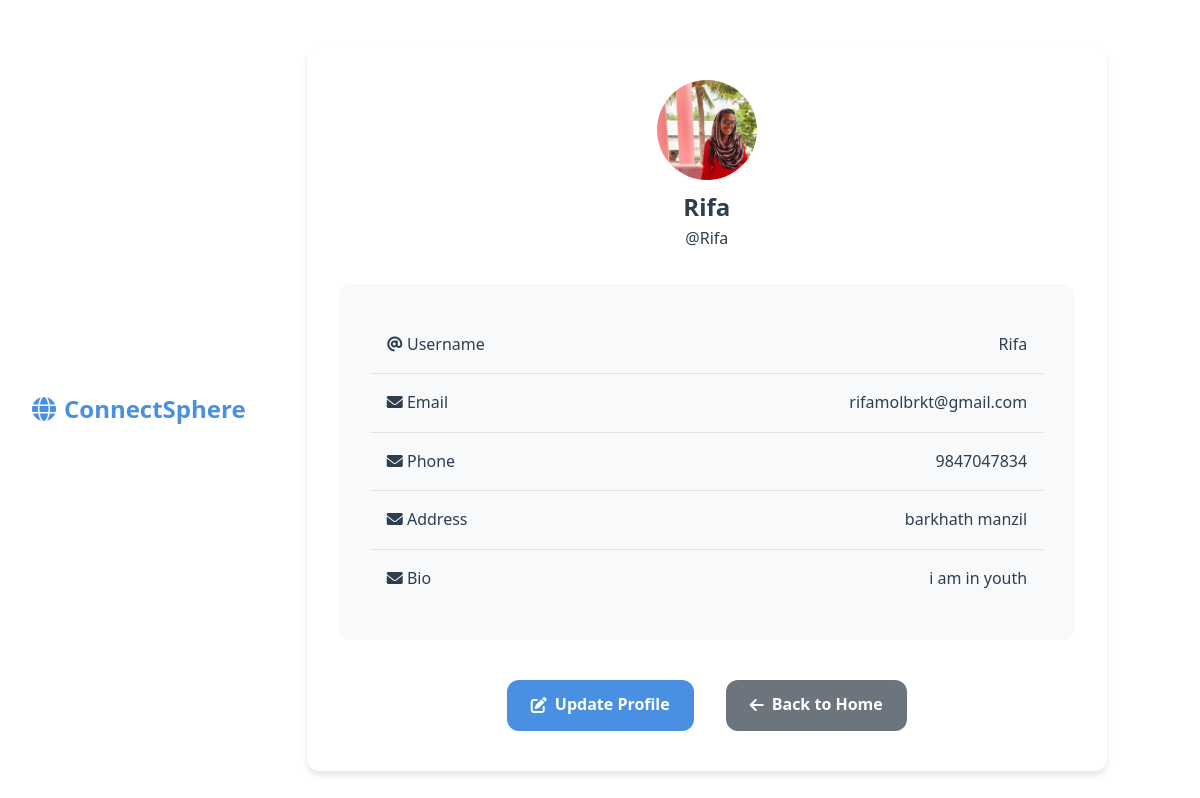
The page /profile/ (signed in) on the database its author committed.
### sphere/models.py (models this page shows, shortened)
class registration(models.Model):
    username = models.CharField(max_length=64)
    email = models.CharField(max_length=64)
    password = models.CharField(max_length=64)
    confirmpassword = models.CharField(max_length=64)
    phone_number = models.CharField(max_length=15, null=True, blank=True)
    address = models.TextField(null=True, blank=True)
    bio = models.TextField(null=True, blank=True)
    profilepic = models.ImageField(upload_to='profile_pics/', null=True, blank=True)
    class Meta:
        db_table = 'sphere_registration'

### sphere/views.py (the view)
# urls.py: path('profile/', views.profile_view, name='profile'),
def profile_view(request):
    if 'session1' in request.session:  # Check if user is logged in
        user_id = request.session['session1']
        user = registration.objects.get(id=user_id)
        profile_picture = user.profilepic.url if user.profilepic else None
        return render(request, 'profile.html', {'user': user, 'profile_picture': profile_picture})
    else:
        return redirect('login')

### sphere/templates/profile.html (shortened to what this page needs)
{% load static %}
<!DOCTYPE html>
<html lang="en">
<head>
    <link href="https://cdnjs.cloudflare.com/ajax/libs/font-awesome/6.0.0/css/all.min.css" rel="stylesheet">
</head>
<body>
    <nav class="navbar">
        <div class="nav-container">
            <a href="/" class="logo">
                <i class="fas fa-globe"></i>
                ConnectSphere
            </a>
    <div class="container">
        <div class="profile-header">
            {% if profile_picture %}
    <img src="{{ profile_picture }}" alt="Profile Picture" width="100" class="profile-img">
{% else %}
    <img src="{% static 'images/default-profile.png' %}" alt="Default Profile Picture" width="100">
{% endif %}
            <h2>{{ user.username }}</h2>
            <p class="text-muted">@{{ user.username }}</p>
        </div>
        <div class="profile-info">
            <div class="info-item">
                <span><i class="fas fa-at"></i> Username</span>
                <span>{{ user.username }}</span>
            </div>
            <div class="info-item">
                <span><i class="fas fa-envelope"></i> Email</span>
                <span>{{ user.email }}</span>
            </div>
            <div class="info-item">
                <span><i class="fas fa-envelope"></i> Phone</span>
                <span>{{ user.phone_number }}</span>
            </div>
            <div class="info-item">
                <span><i class="fas fa-envelope"></i> Address</span>
                <span>{{ user.address }}</span>
            </div>
            <div class="info-item">
                <span><i class="fas fa-envelope"></i> Bio</span>
                <span>{{ user.bio }}</span>
            </div>
        </div>
        <div class="button-group">
            <a href="{% url 'profile_update' %}" class="btn">
                <i class="fas fa-edit"></i> Update Profile
            </a>
            <a href="{% url 'homepage' %}" class="btn btn-secondary">
                <i class="fas fa-arrow-left"></i> Back to Home
            </a>
        </div>
    </div>
</body>
</html>

### sphere/templates/profile.html (style rules this page uses)
:root { --primary-color: #4a90e2; --secondary-color: #f8f9fa; --text-color: #2c3e50; --border-radius: 12px; --box-shadow: 0 4px 6px rgba(0, 0, 0, 0.1); }
* { margin: 0; padding: 0; box-sizing: border-box; transition: all 0.3s ease; }
body { font-family: 'Segoe UI', Tahoma, Geneva, Verdana, sans-serif; background: linear-gradient(135deg, #f5f7fa 0%, #c3cfe2 100%); color: var(--text-color); line-height: 1.6; min-height: 100vh; }
.navbar { background: white; padding: 1rem 2rem; box-shadow: var(--box-shadow); position: sticky; top: 0; z-index: 1000; }
.nav-container { max-width: 1200px; margin: 0 auto; display: flex; justify-content: space-between; align-items: center; }
.logo { font-size: 1.5rem; font-weight: 700; color: var(--primary-color); text-decoration: none; display: flex; align-items: center; gap: 0.5rem; }
.container { width: 90%; max-width: 800px; margin: 2rem auto; background: white; padding: 2rem; border-radius: var(--border-radius); box-shadow: var(--box-shadow); animation: slideIn 0.5s ease; }
.profile-header { text-align: center; margin-bottom: 2rem; animation: fadeIn 0.5s ease; }
.profile-info { background: var(--secondary-color); padding: 2rem; border-radius: var(--border-radius); margin-bottom: 2rem; animation: slideIn 0.5s ease 0.2s; opacity: 0; animation-fill-mode: forwards; }
.info-item { display: flex; justify-content: space-between; align-items: center; padding: 1rem; border-bottom: 1px solid #e0e0e0; transition: background-color 0.3s ease; }
.info-item:last-child { border-bottom: none; }
.btn { background: var(--primary-color); color: white; border: none; padding: 0.8rem 1.5rem; border-radius: var(--border-radius); cursor: pointer; font-weight: 600; text-decoration: none; display: inline-flex; align-items: center; gap: 0.5rem; margin: 0.5rem; transition: transform 0.3s ease, background-color 0.3s ease; }
.btn-secondary { background: #6c757d; }
.button-group { display: flex; justify-content: center; gap: 1rem; margin-top: 2rem; animation: slideIn 0.5s ease 0.4s; opacity: 0; animation-fill-mode: forwards; }
.profile-img { width: 100px; height: 100px; border-radius: 50%; object-fit: cover; }

### rows shown on the page
registration: username "Rifa", email "rifamolbrkt@gmail.com", phone_number "9847047834", address "barkhath manzil", bio "i am in youth"
